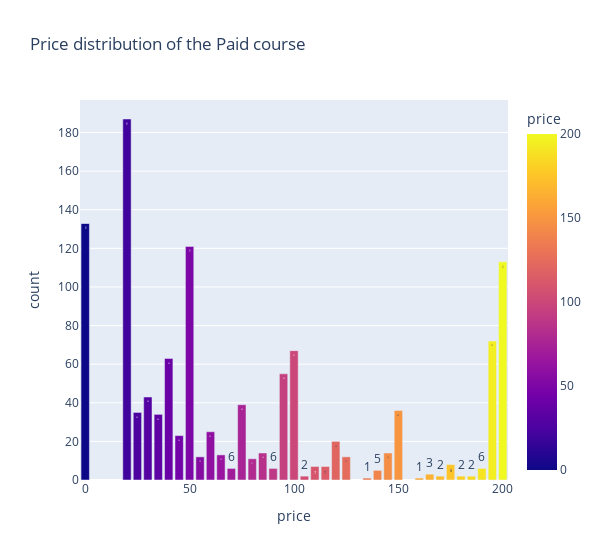

The cell this chart's notebook holds for it:
### Code cell
p=pd.crosstab(df[df["subject"]=="Web Development"].is_paid,df.price).stack().reset_index(name='count')
fig=px.bar(p,x='price',y='count',text='count',color='price',title='Price distribution of the Paid course')
fig.update_layout(showlegend=False, width=600)
fig.show()

### Figure 1 — Plotly figure (JSON) as saved in the notebook; plotly's stock layout.template omitted (floating-point values rounded to 4 significant figures)
{"data": [{"alignmentgroup": "True", "hovertemplate": "price=%{marker.color}<br>count=%{text}<extra></extra>", "legendgroup": "", "marker": {"color": [0, 20, 25, 30, 35, 40, 45, 50, 55, 60, 65, 70, 75, 80, 85, 90, 95, 100, 105, 110, 115, 120, 125, 135, 140, 145, 150, 160, 165, 170, 175, 180, 185, 190, 195, 200, 0, 20, 25, 30, 35, 40, 45, 50, 55, 60, 65, 70, 75, 80, 85, 90, 95, 100, 105, 110, 115, 120, 125, 135, 140, 145, 150, 160, 165, 170, 175, 180, 185, 190, 195, 200], "coloraxis": "coloraxis"}, "name": "", "offsetgroup": "", "orientation": "v", "showlegend": false, "text": [133, 0, 0, 0, 0, 0, 0, 0, 0, 0, 0, 0, 0, 0, 0, 0, 0, 0, 0, 0, 0, 0, 0, 0, 0, 0, 0, 0, 0, 0, 0, 0, 0, 0, 0, 0, 0, 187, 35, 43, 34, 63, 23, 121, 12, 25, 13, 6, 39, 11, 14, 6, 55, 67, 2, 7, 7, 20, 12, 1, 5, 14, 36, 1, 3, 2, 8, 2, 2, 6, 72, 113], "textposition": "auto", "type": "bar", "x": [0, 20, 25, 30, 35, 40, 45, 50, 55, 60, 65, 70, 75, 80, 85, 90, 95, 100, 105, 110, 115, 120, 125, 135, 140, 145, 150, 160, 165, 170, 175, 180, 185, 190, 195, 200, 0, 20, 25, 30, 35, 40, 45, 50, 55, 60, 65, 70, 75, 80, 85, 90, 95, 100, 105, 110, 115, 120, 125, 135, 140, 145, 150, 160, 165, 170, 175, 180, 185, 190, 195, 200], "xaxis": "x", "y": [133, 0, 0, 0, 0, 0, 0, 0, 0, 0, 0, 0, 0, 0, 0, 0, 0, 0, 0, 0, 0, 0, 0, 0, 0, 0, 0, 0, 0, 0, 0, 0, 0, 0, 0, 0, 0, 187, 35, 43, 34, 63, 23, 121, 12, 25, 13, 6, 39, 11, 14, 6, 55, 67, 2, 7, 7, 20, 12, 1, 5, 14, 36, 1, 3, 2, 8, 2, 2, 6, 72, 113], "yaxis": "y"}], "layout": {"barmode": "relative", "coloraxis": {"colorbar": {"title": {"text": "price"}}, "colorscale": [[0, "#0d0887"], [0.1111, "#46039f"], [0.2222, "#7201a8"], [0.3333, "#9c179e"], [0.4444, "#bd3786"], [0.5556, "#d8576b"], [0.6667, "#ed7953"], [0.7778, "#fb9f3a"], [0.8889, "#fdca26"], [1, "#f0f921"]]}, "legend": {"tracegroupgap": 0}, "showlegend": false, "title": {"text": "Price distribution of the Paid course"}, "width": 600, "xaxis": {"anchor": "y", "domain": [0, 1], "title": {"text": "price"}}, "yaxis": {"anchor": "x", "domain": [0, 1], "title": {"text": "count"}}}}
